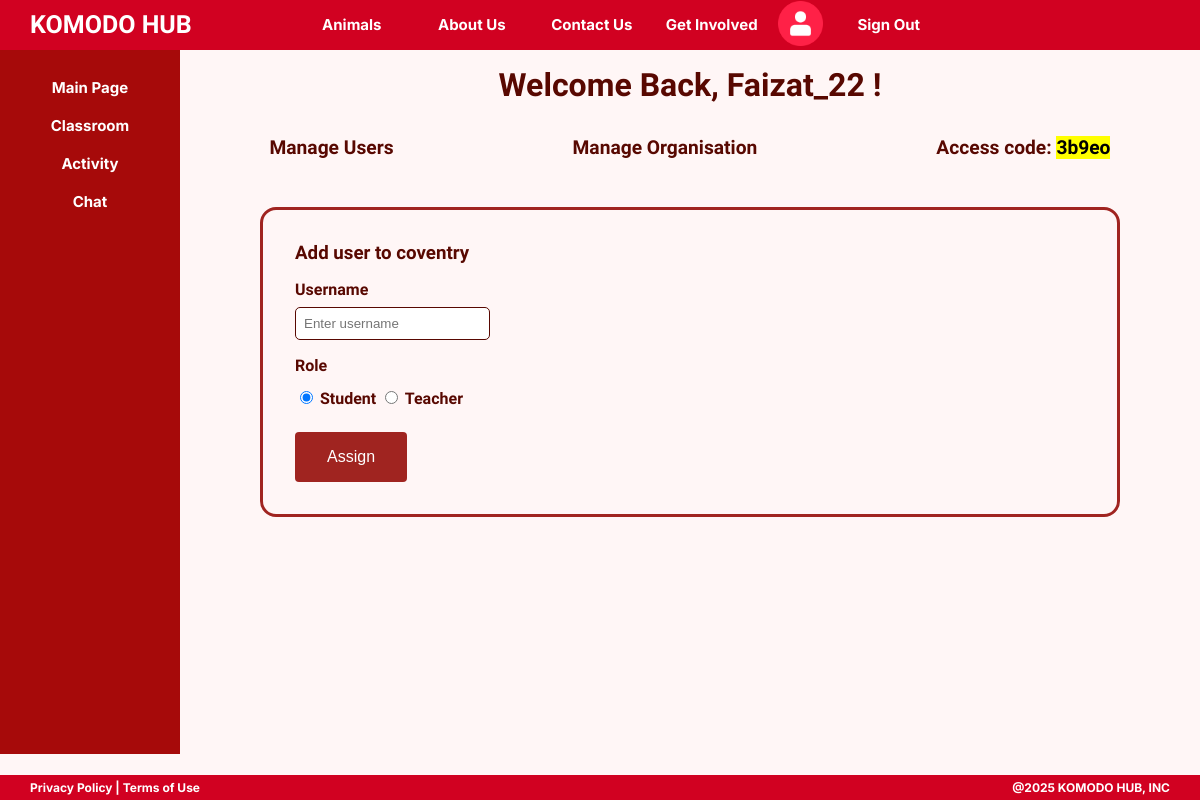
The page /principal/ (signed in) on the database its author committed.
### models.py (models this page shows, shortened)
class User(db.Model, UserMixin):
    __tablename__ = "user"
    uid = db.Column(db.Integer, primary_key=True)
    username = db.Column(db.String(100), unique = True, nullable = False)
    email = db.Column(db.String(120), unique=True, nullable = False)
    first_name = db.Column(db.String(50), nullable = False)
    last_name = db.Column(db.String(50), nullable = False)
    dob = db.Column(db.String(10), nullable = False)
    password = db.Column(db.String(100), nullable = False)
    role = db.Column(db.String(10), default = "student")
    class_id = db.Column(db.Integer)
    org_id = db.Column(db.Integer, db.ForeignKey('organisation.org_id'))

class Organisation(db.Model):
    __tablename__ = "organisation"
    org_id = db.Column(db.Integer, primary_key=True)
    org_name = db.Column(db.String(200), unique=True, nullable = False)
    province = db.Column(db.String(120), nullable = False)
    country = db.Column(db.String(60), default = 'Indonesia')
    logo_data = db.Column(db.LargeBinary)
    logo_type = db.Column(db.Text)
    intro = db.Column(db.Text)
    access_code = db.Column(db.String(10))

### routes.py (the view, shortened to what this page needs)
    @app.route("/principal/", methods = ['GET','POST'])
    @login_required
    def principal_dashboard():
        if request.method == 'GET':
            org = Organisation.query.filter(Organisation.org_id == current_user.org_id).first()
            org_name = org.org_name
            access_code = org.access_code
            return render_template("principal_user.html", username = current_user.username, org_name = org_name, access = access_code)

### templates/principal_user.html (shortened to what this page needs)
{% extends 'principal_main.html' %}
{% block head %}
    <link rel="stylesheet" href="{{ url_for('static', filename = 'principal_main.css') }}">
{% endblock %}
{% block box %}
<h3> Add user to {{org_name}} </h3>
    <form id = "user-form" method="POST" action="/principal/" >
        <label for="username">Username</label><br>
        <input id="username" type="text" name="username" placeholder="Enter username" required>
        <p>Role</p>
        <input type="radio" id = "student" name = "role" value = "student" checked = "checked">
        <label for="student">Student</label>
        <input type="radio" id = "teacher" name = "role" value = "teacher">
        <label for="teacher">Teacher</label>
        <br>
        <button type="submit">Assign</button>
    </form>
{% endblock %}

### templates/principal_main.html (shortened to what this page needs)
{% extends 'PrivateMain.html' %}
{% block body %}
<h3 id = "welcome"> Welcome Back, {{username}} !</h3>
<div class = "top-row">
    <a href="{{ url_for('principal_dashboard') }}">Manage Users</a>
    <a href="{{ url_for('principal_org') }}">Manage Organisation</a>
    <p> Access code: <mark>{{access}}</mark> </p>
</div>
<div class = "box">
    {% block box %}
    {% endblock %}
</div>
{% endblock %}

### static/principal_main.css (style rules this page uses)
body { font-family: "Gothic A1"; font-weight: bold; color: #580801; }
#welcome { text-align: center; font-size: 2rem; padding-top: 1rem; }
.top-row { display: flex; }
.top-row a { background-color: transparent; border: none; font-family: "Gothic A1"; font-weight: bold; text-decoration: none; color: #580801; font-size: 1.2rem; margin: auto; }
.top-row p { font-size: 1.2rem; margin: auto; }
.box { border: solid; border-color: #a02420; border-radius: 1rem; margin: 3rem 5rem; padding: 2rem; }
.box h3 { margin: 0; padding-bottom: 1rem; }
.box label { text-align: left; margin: 10px 0 5px; font-weight: bold; color: #580801; }
.box input { padding: 8px; border: 1px solid #580801; border-radius: 5px; outline: none; margin-top: 0.5rem; }
#user-form p { margin-bottom: 0.5rem; }
.box button { background-color: #a02420; border: none; color: white; text-align: center; text-decoration: none; display: inline-block; font-size: 16px; margin-top: 1.5rem; padding: 1rem 2rem; cursor: pointer; border-radius: 4px; }

### static/private.css (style rules this page uses)
html, body { padding: 0; margin: 0; background-color: #FFF6F6; width: 100%; font-family: 'Gothic A1'; }

### rows shown on the page
User: username "Faizat_22"
Organisation: access_code "3b9eo", org_name "coventry"
